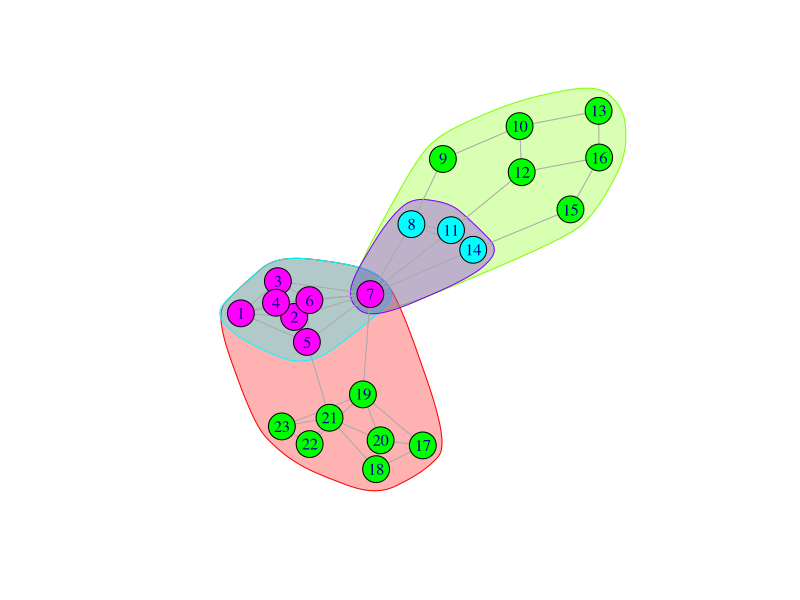
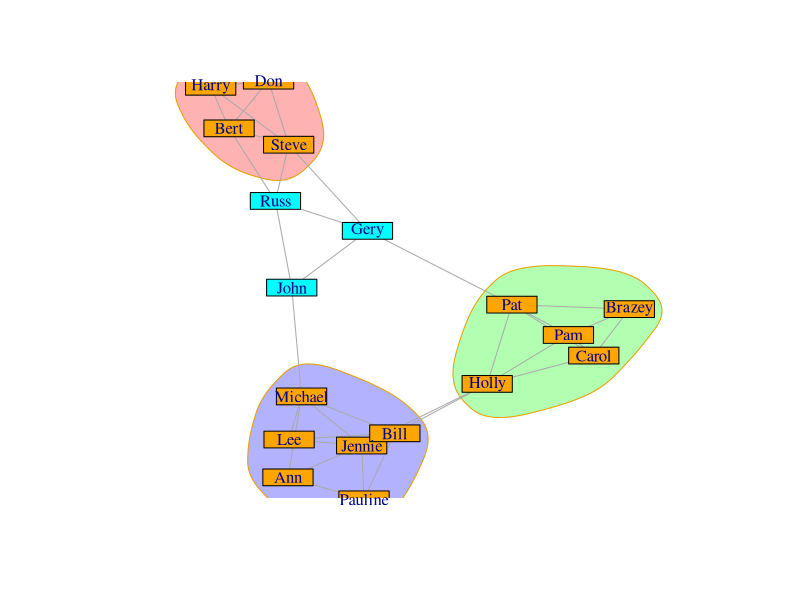

Source code (R) for these figures, in order:
library(igraph)


### Name: cohesive_blocks
### Title: Calculate Cohesive Blocks
### Aliases: cohesive_blocks cohesive.blocks cohesiveBlocks blocks
###   graphs_from_cohesive_blocks blockGraphs hierarchy parent
###   plotHierarchy export_pajek maxcohesion plot.cohesiveBlocks
###   summary.cohesiveBlocks length.cohesiveBlocks print.cohesiveBlocks
###   plot_hierarchy max_cohesion exportPajek length.cohesiveBlocks blocks
###   graphs_from_cohesive_blocks cohesion.cohesiveBlocks hierarchy parent
###   print.cohesiveBlocks summary.cohesiveBlocks plot.cohesiveBlocks
###   plot_hierarchy export_pajek max_cohesion
### Keywords: graphs

### ** Examples


## The graph from the Moody-White paper
mw <- graph_from_literal(1-2:3:4:5:6, 2-3:4:5:7, 3-4:6:7, 4-5:6:7,
                5-6:7:21, 6-7, 7-8:11:14:19, 8-9:11:14, 9-10,
                10-12:13, 11-12:14, 12-16, 13-16, 14-15, 15-16,
                17-18:19:20, 18-20:21, 19-20:22:23, 20-21,
                21-22:23, 22-23)

mwBlocks <- cohesive_blocks(mw)

# Inspect block membership and cohesion
mwBlocks
blocks(mwBlocks)
cohesion(mwBlocks)

# Save results in a Pajek file
## Not run: 
##D export_pajek(mwBlocks, mw, file="/tmp/mwBlocks.paj")
## End(Not run)

# Plot the results
plot(mwBlocks, mw)

## The science camp network
camp <- graph_from_literal(Harry:Steve:Don:Bert - Harry:Steve:Don:Bert,
                  Pam:Brazey:Carol:Pat - Pam:Brazey:Carol:Pat,
                  Holly   - Carol:Pat:Pam:Jennie:Bill,
                  Bill    - Pauline:Michael:Lee:Holly,
                  Pauline - Bill:Jennie:Ann,
                  Jennie  - Holly:Michael:Lee:Ann:Pauline,
                  Michael - Bill:Jennie:Ann:Lee:John,
                  Ann     - Michael:Jennie:Pauline,
                  Lee     - Michael:Bill:Jennie,
                  Gery    - Pat:Steve:Russ:John,
                  Russ    - Steve:Bert:Gery:John,
                  John    - Gery:Russ:Michael)
campBlocks <- cohesive_blocks(camp)
campBlocks

plot(campBlocks, camp, vertex.label=V(camp)$name, margin=-0.2,
     vertex.shape="rectangle", vertex.size=24, vertex.size2=8,
     mark.border=1, colbar=c(NA, NA,"cyan","orange") )
